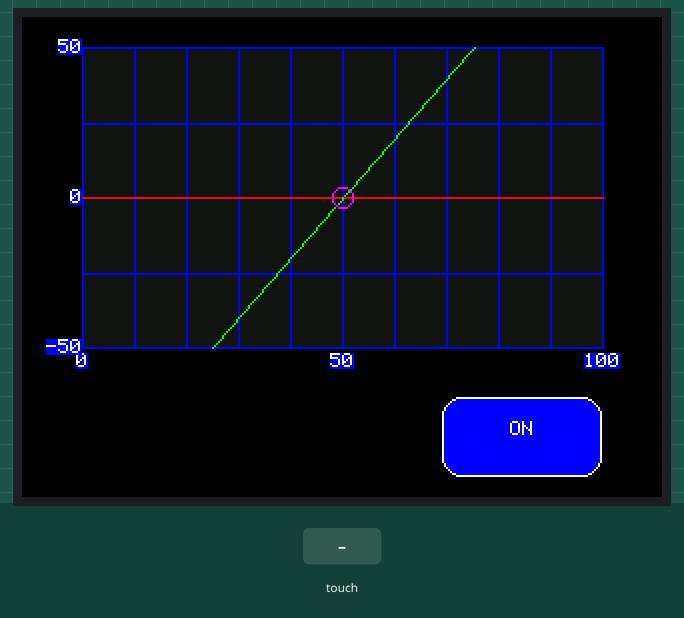
Recording of a program running on a simulated ESP32. On the bench: 320×240 colour display. The inputs (shaded band) are chosen by the test bench. What the program prints to the serial monitor is not drawn.

Above: at 1.4 s.
1.5 s: screen touched at 87 % across, 90 % down
At 1.8 s:
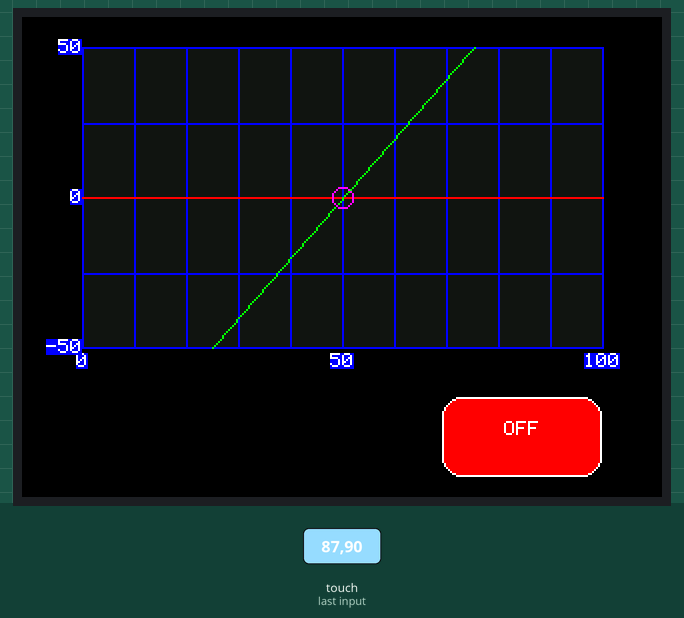
At 2.15 s:
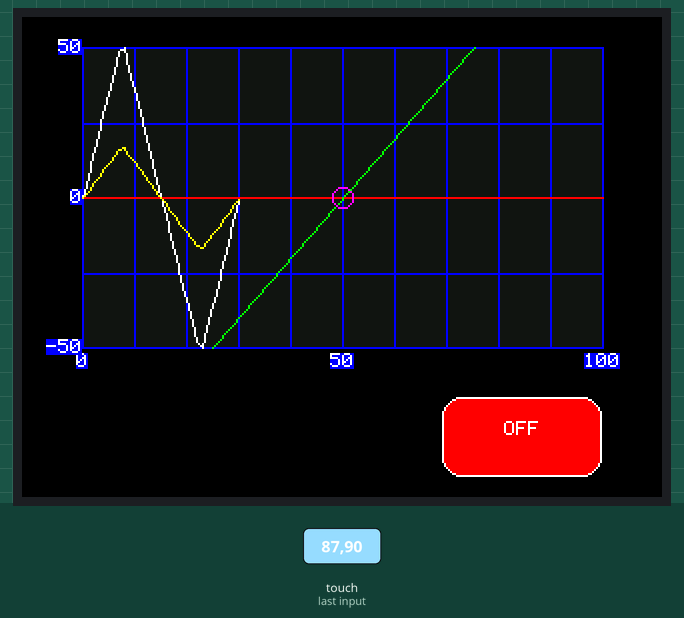
3.8 s: screen touched at 87 % across, 90 % down
At 4.6 s:
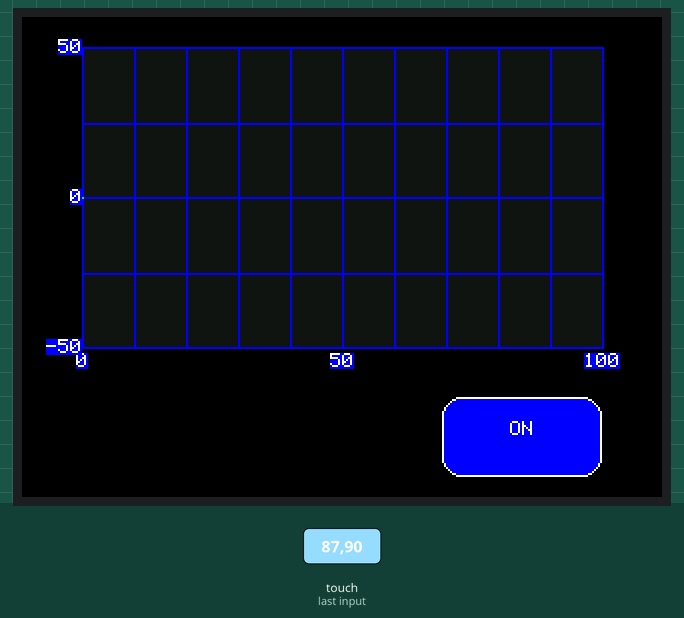
Timing chart, 0 to 6.8 s (numbered marks = the images above; inputs shaded):
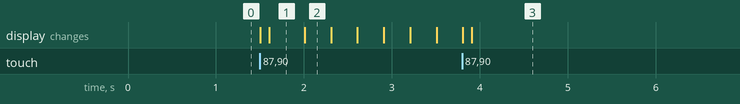

The program:

main.cpp
```cpp
//The calibration basic is make using map in raw value
//https://github.com/Bodmer/TFT_eWidget
//Graph test

#include <Arduino.h>
#include <SPI.h>
#include <TFT_eSPI.h>             // Display
#include <TFT_eWidget.h>          // Widgets
#include <XPT2046_Touchscreen.h>  // Touch screen

#define XPT2046_IRQ 36
#define XPT2046_MOSI 32
#define XPT2046_MISO 39
#define XPT2046_CLK 25
#define XPT2046_CS 33
SPIClass mySpi = SPIClass(VSPI);
XPT2046_Touchscreen touch(XPT2046_CS, XPT2046_IRQ);
//XPT2046_Touchscreen touch(XPT2046_CS, 255);
uint16_t touchScreenMinimumX = 200, touchScreenMaximumX = 3700, touchScreenMinimumY = 240,touchScreenMaximumY = 3800;

/*Change to your screen resolution*/
static const uint16_t screenWidth  = 320;
static const uint16_t screenHeight = 240;

TFT_eSPI tft = TFT_eSPI();
//TFT_eSPI tft = TFT_eSPI(screenWidth, screenHeight); /* TFT instance */

// Crear un botón
TFT_eSPI_Button myButton;

//Crear grafico
GraphWidget gr = GraphWidget(&tft);    // Graph widget

// Traces are drawn on tft using graph instance
TraceWidget tr1 = TraceWidget(&gr);    // Graph trace 1
TraceWidget tr2 = TraceWidget(&gr);    // Graph trace 2


void updateButton(TFT_eSPI_Button &btn, TFT_eSPI &tft,
                  const char* labelConst, bool pressed,
                  int16_t x, int16_t y,
                  int16_t w, int16_t h,
                  uint16_t outline, uint16_t fill, uint16_t textColor,
                  uint8_t textSize = 2) {
  char* label = (char*)labelConst;
  btn.initButton(&tft, x, y, w, h, outline, fill, textColor, label, textSize);
  btn.drawButton(pressed);
}


bool state = false;

void setup() {
  Serial.begin(115200);
  tft.init();
  tft.invertDisplay(true); //becouse the driver is inverter in color
  tft.setRotation(1);
  mySpi.begin(XPT2046_CLK, XPT2046_MISO, XPT2046_MOSI, XPT2046_CS);
  touch.begin(mySpi);
  touch.setRotation(1);

  tft.fillScreen(TFT_BLACK);
  int x = 320 / 2; // center of display
  int y = 100;
  int fontSize = 1;
  // Crear botón inicialmente con texto "ON"
  updateButton(myButton, tft, "ON", false,
               250, 210, 80, 40,     // x, y, width, height
               TFT_WHITE, TFT_BLUE, TFT_WHITE,
               1);


  //Crera y configurar grafico
   // Graph area is 250 pixels wide, 150 high, dark grey background
  gr.createGraph(260, 150, tft.color565(20, 20, 20));

  // x scale units is from 0 to 100, y scale units is -50 to 50
  gr.setGraphScale(0.0, 100.0, -50.0, 50.0);

  // X grid starts at 0 with lines every 10 x-scale units
  // Y grid starts at -50 with lines every 25 y-scale units
  // blue grid
  gr.setGraphGrid(0.0, 10.0, -50.0, 25.0, TFT_BLUE);

  // Draw empty graph, top left corner at 30,15 on TFT
  gr.drawGraph(30, 15);

  // Start a trace with using red and another with green
  tr1.startTrace(TFT_RED);
  tr2.startTrace(TFT_GREEN);

  // Add points on graph to trace 1 using graph scale factors
  tr1.addPoint(0.0, 0.0);
  tr1.addPoint(100.0, 0.0);

  // Add points on graph to trace 2 using graph scale factors
  // Points are off graph so the plotted line is clipped to graph area
  tr2.addPoint(0.0, -100.0);
  tr2.addPoint(100.0, 100.0);

  // Get x,y pixel coordinates of any scaled point on graph
  // and ring that point.
  tft.drawCircle(gr.getPointX(50.0), gr.getPointY(0.0), 5, TFT_MAGENTA);

  // Draw the x axis scale
  tft.setTextDatum(TC_DATUM); // Top centre text datum
  tft.drawNumber(0, gr.getPointX(0.0), gr.getPointY(-50.0) + 3);
  tft.drawNumber(50, gr.getPointX(50.0), gr.getPointY(-50.0) + 3);
  tft.drawNumber(100, gr.getPointX(100.0), gr.getPointY(-50.0) + 3);

  // Draw the y axis scale
  tft.setTextDatum(MR_DATUM); // Middle right text datum
  tft.drawNumber(-50, gr.getPointX(0.0), gr.getPointY(-50.0));
  tft.drawNumber(0, gr.getPointX(0.0), gr.getPointY(0.0));
  tft.drawNumber(50, gr.getPointX(0.0), gr.getPointY(50.0));

  // Restart traces with new colours
  tr1.startTrace(TFT_WHITE);
  tr2.startTrace(TFT_YELLOW);


}

void loop() {
   //For the graph
  static uint32_t plotTime = millis();
  static float gx = 0.0, gy = 0.0;
  static float delta = 7.0;


        // Sample periodically
  if (  (millis() - plotTime >= 10) && state) {
    plotTime = millis();

    // Add a new point on each trace
    tr1.addPoint(gx, gy);
    tr2.addPoint(gx, gy/3.0); // half y amplitude

    // Create next plot point
    gx += 1.0;
    gy += delta;
    if (gy >  50.0) { delta = -7.0; gy =  50.0; }
    if (gy < -50.0) { delta =  7.0; gy = -50.0; }

    // If the end of the graph is reached start 2 new traces
    if (gx > 100.0) {
      gx = 0.0;
      gy = 0.0;

      // Draw empty graph at 40,10 on display
      gr.drawGraph(30, 15);
      // Start new trace
      tr1.startTrace(TFT_YELLOW);
      tr2.startTrace(TFT_GREEN);
    }
  }

//Touch loop
  bool pressed = touch.touched();
  if (pressed) {

    TS_Point p = touch.getPoint();
    //bool pressed = tft.getTouch(&x, &y);  // o tu método de lectura táctil

    // Mapear coordenadas si es necesario, dependiendo de tu rotación
    //Basic calibration
    if(p.x < touchScreenMinimumX) touchScreenMinimumX = p.x;
    if(p.x > touchScreenMaximumX) touchScreenMaximumX = p.x;
    if(p.y < touchScreenMinimumY) touchScreenMinimumY = p.y;
    if(p.y > touchScreenMaximumY) touchScreenMaximumY = p.y;
    //Map this to the pixel position
    p.x = map(p.x,touchScreenMinimumX,touchScreenMaximumX,1,screenWidth); /* Touchscreen X calibration */
    p.y = map(p.y,touchScreenMinimumY,touchScreenMaximumY,1,screenHeight); /* Touchscreen Y calibration */

    int x = p.x;
    int y = p.y;
    Serial.printf("Touch at: %d, %d\n", x, y);

    myButton.press(pressed && myButton.contains(x, y));
    if (myButton.justPressed()) {
      state = !state;
      // Cambiar texto y color según estado
      const char* newText = state ? "OFF" : "ON";
      uint16_t fillColor = state ? TFT_RED : TFT_BLUE;
      // Actualizar botón
      updateButton(myButton, tft, newText, true,
                  250, 210, 80, 40,
                  TFT_WHITE, fillColor, TFT_WHITE,
                  1);
      delay(100);  // pequeño retardo visual
      myButton.drawButton(false);  // volver al estado no presionado
      Serial.println(newText);
      myButton.press(false); //esto es importante para evitar que el boton se quede activo despues del juspressed
    }
    delay(100); // evitar rebotes
  }
}
```

Measured:
- after the input at 1.5 s, the display: first changes at once (image 1 shows a later state)
- after the input at 3.8 s, the display: first changes at once (image 3 shows a later state)
- what the display in image 1 shows lasts 0.4 s, from 1.6 s to 2.0 s
